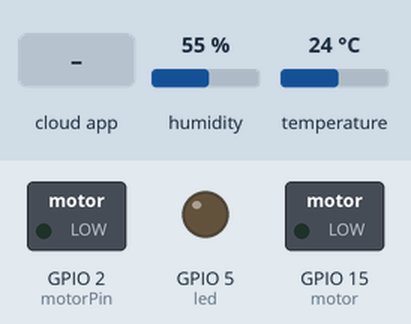
Recording of a sketch running on a simulated ESP8266 (NodeMCU). On the bench: switched loads named in the sketch (green lamp = pin HIGH), output pins drawn as LEDs (lit = HIGH). The test bench sets the inputs (shaded band); at power-on: humidity 55 %, temperature 24 °C. WiFi joins after 1.5 s; servers stay silent unless stated; no MQTT or app messages arrive unless stated; what the sketch prints to the serial monitor is not drawn.

Above: at 2.7 s.
2.8 s: the phone or cloud app sets Light to ON
At 3.5 s:
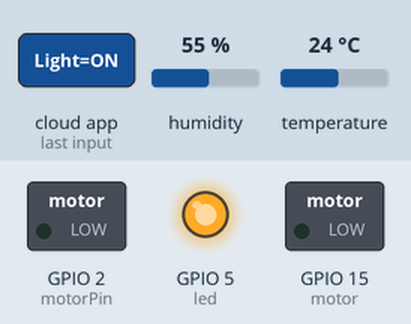
4.3 s: the phone or cloud app sets Pump to ON
At 5.1 s:
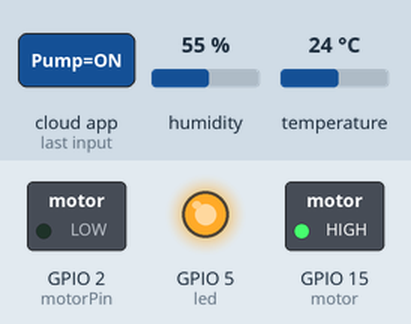
Timing chart, 0 to 7.3 s (numbered marks = the images above; inputs shaded):
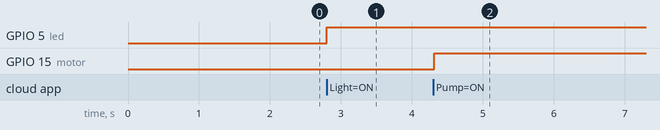

Measured:
- after the input at 2.8 s, GPIO 5 (led): LOW → HIGH at once
- after the input at 4.3 s, GPIO 15 (motor): LOW → HIGH at once

The sketch:

heart.ino
```cpp
#include <SimpleDHT.h>
#include <ESP8266WiFi.h>
#include "Adafruit_MQTT.h"
#include "Adafruit_MQTT_Client.h"
#include <OneWire.h>
#include <DallasTemperature.h>

#define WLAN_SSID       "Oridro"
#define WLAN_PASS       "Mylifemyrules69"

#define AIO_SERVER      "io.adafruit.com"
#define AIO_SERVERPORT  1883
#define AIO_USERNAME    "marufheart"
#define AIO_KEY         "aio_QlVj27zJlqvQ6qnUIf37gUYpyMV0"

int led=5; //D1
int motor=15; //D8
int pinDHT11=0; //D3
int glu=4; //D2
int pul=A0;
int pulse;
SimpleDHT11 dht11(pinDHT11);
byte hum = 0;  //Stores humidity value
byte temp = 0;

int motorPin= 2; // D4
int moisturePin= 12; //A0
int moisturePercentage;
int gluPercentage;


#define ONE_WIRE_BUS 14

OneWire oneWire(ONE_WIRE_BUS);

DallasTemperature sensors(&oneWire);

float celsius = 0;
float fahrenheit = 0;

WiFiClient client;     // Create an ESP8266 WiFiClient class to connect to the MQTT server.

Adafruit_MQTT_Client mqtt(&client, AIO_SERVER, AIO_SERVERPORT, AIO_USERNAME, AIO_KEY);        // Setup the MQTT client class by passing in the WiFi client and MQTT server and login details.

Adafruit_MQTT_Subscribe Light = Adafruit_MQTT_Subscribe(&mqtt, AIO_USERNAME "/feeds/Light");
Adafruit_MQTT_Subscribe Pump = Adafruit_MQTT_Subscribe(&mqtt, AIO_USERNAME "/feeds/Pump");
Adafruit_MQTT_Publish Temperature1 = Adafruit_MQTT_Publish(&mqtt, AIO_USERNAME "/feeds/temperature");
Adafruit_MQTT_Publish Humidity1 = Adafruit_MQTT_Publish(&mqtt, AIO_USERNAME "/feeds/humidity");
Adafruit_MQTT_Publish Moisture = Adafruit_MQTT_Publish(&mqtt, AIO_USERNAME "/feeds/moisture1");
Adafruit_MQTT_Publish Celsius = Adafruit_MQTT_Publish(&mqtt, AIO_USERNAME "/feeds/celsius");
Adafruit_MQTT_Publish Fahrenheit = Adafruit_MQTT_Publish(&mqtt, AIO_USERNAME "/feeds/fahrenheit");

Adafruit_MQTT_Publish Glucose = Adafruit_MQTT_Publish(&mqtt, AIO_USERNAME "/feeds/glucose");
//Adafruit_MQTT_Publish Heart = Adafruit_MQTT_Publish(&mqtt, AIO_USERNAME "/feeds/heart");
Adafruit_MQTT_Publish PHeart = Adafruit_MQTT_Publish(&mqtt, AIO_USERNAME "/feeds/pheart");

void MQTT_connect();

void setup() {

  Serial.begin(9600);
  delay(10);

  pinMode(pul, INPUT);
  pinMode(led,OUTPUT);
  pinMode(motor,OUTPUT);
  digitalWrite(led,LOW);
  digitalWrite(motor,LOW);

  pinMode(motorPin, OUTPUT);
  pinMode(moisturePin, INPUT);
  pinMode(glu, INPUT);
 // Connect to WiFi access point.
  Serial.println(); Serial.println();
  Serial.print("Connecting to ");
  Serial.println(WLAN_SSID);
  WiFi.begin(WLAN_SSID, WLAN_PASS);
  while (WiFi.status() != WL_CONNECTED) {
    delay(500);
    Serial.print(".");
  }
  Serial.println();
  Serial.println("WiFi connected");
  Serial.println("IP address: ");
  Serial.println(WiFi.localIP());

  mqtt.subscribe(&Light);
  mqtt.subscribe(&Pump);

}

uint32_t x=0;

void loop() {

   MQTT_connect();

Adafruit_MQTT_Subscribe *subscription;
  while ((subscription = mqtt.readSubscription(5000))) {
    if (subscription == &Light) {
      Serial.print(F("Got: Light "));
      Serial.println((char *)Light.lastread);
       if (!strcmp((char*) Light.lastread, "ON"))
      {
        digitalWrite(led, HIGH);
      }
      else
      {
        digitalWrite(led, LOW);
      }
  }


     if (subscription == &Pump) {
      Serial.print(F("Got: Pump "));
      Serial.println((char *)Pump.lastread);
       if (!strcmp((char*) Pump.lastread, "ON"))
      {
        digitalWrite(motor, HIGH);
      }
      else
      {
        digitalWrite(motor, LOW);
      }
  }
    }

  dht11.read(&temp, &hum, NULL);
  Serial.print((int)temp); Serial.print(" *C, ");
  Serial.print((int)hum); Serial.println(" H");
  delay(3000);

   if (! Temperature1.publish(temp)) {                     //Publish to Adafruit
      Serial.println(F("Failed"));
    }
       if (! Humidity1.publish(hum)) {                     //Publish to Adafruit
      Serial.println(F("Failed"));
    }
    else {
      Serial.println(F("Sent!"));
    }

  gluPercentage = ( 150.00 - ( (analogRead(glu) / 1023.00) * 100.00 ) ); ///// marufffff
  Serial.print("Soil Moisture is  = ");
  Serial.print(gluPercentage);
  Serial.println("%");
if (! Glucose.publish(gluPercentage))
   { }


 pulse = ( 120.00 - ( (analogRead(pul) / 1023.00) * 100.00 ) );
 /* if (! Heart.publish(pulse))
   { }*/
   if (! PHeart.publish(pulse))
   { }
   Serial.println(pulse);
   delay(1000);
 /*moisturePercentage = ( 120.00 - ( (analogRead(moisturePin) / 1023.00) * 100.00 ) );
  Serial.print("Soil Moisture is  = ");
  Serial.print(moisturePercentage);
  Serial.println("%");
if (moisturePercentage < 20) {
  digitalWrite(motorPin, HIGH);         // tun on motor
}
if (moisturePercentage > 21) {
  digitalWrite(motorPin, LOW);          // turn off mottor
}

//if (currentTime - previousTime >= Interval) {
    if (! Moisture.publish(moisturePercentage))
   { }*/

   sensors.requestTemperatures();

  celsius = sensors.getTempCByIndex(0);
  fahrenheit = sensors.toFahrenheit(celsius);

  Serial.print(celsius);
  Serial.print(" C  ");
  Serial.print(fahrenheit);
  Serial.println(" F");

  delay(3000);

  if (! Celsius.publish(celsius))
   { }
  if (! Fahrenheit.publish(fahrenheit))
   { }


}


void MQTT_connect() {

  int8_t ret;
  // Stop if already connected.
  if (mqtt.connected()) {
    return;
  }

 Serial.print("Connecting to MQTT... ");

uint8_t retries = 3;

  while ((ret = mqtt.connect()) != 0) { // connect will return 0 for connectedm
       Serial.println(mqtt.connectErrorString(ret));
       Serial.println("Retrying MQTT connection in 5 seconds...");
       mqtt.disconnect();
       delay(1000);  // wait 5 seconds
       retries--;
       if (retries == 0) {
         // basically die and wait for WDT to reset me
         while (1);
       }
  }
  Serial.println("MQTT Connected!");
}
```
